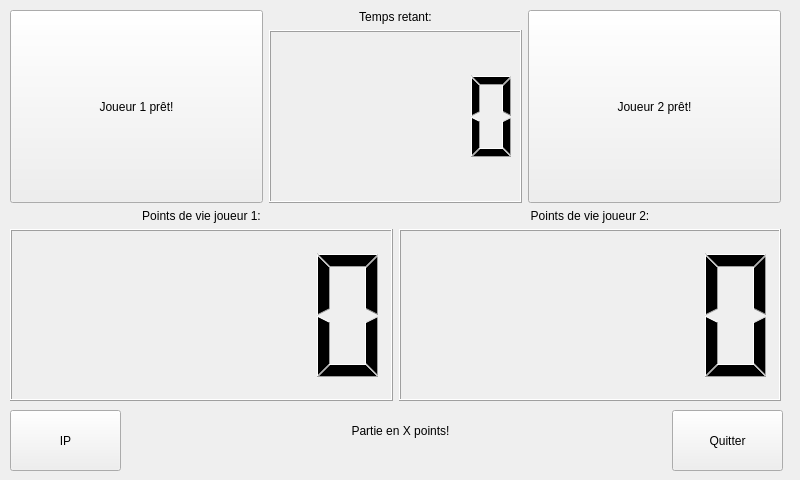
<?xml version="1.0" encoding="UTF-8"?>
<ui version="4.0">
 <class>W_MenuDeJeu</class>
 <widget class="QWidget" name="W_MenuDeJeu">
  <property name="geometry">
   <rect>
    <x>0</x>
    <y>0</y>
    <width>800</width>
    <height>480</height>
   </rect>
  </property>
  <property name="windowTitle">
   <string>Form</string>
  </property>
  <widget class="QPushButton" name="pbQuitter">
   <property name="geometry">
    <rect>
     <x>672</x>
     <y>410</y>
     <width>111</width>
     <height>61</height>
    </rect>
   </property>
   <property name="text">
    <string>Quitter</string>
   </property>
  </widget>
  <widget class="QWidget" name="verticalLayoutWidget_2">
   <property name="geometry">
    <rect>
     <x>10</x>
     <y>10</y>
     <width>771</width>
     <height>391</height>
    </rect>
   </property>
   <layout class="QVBoxLayout" name="verticalLayout_2">
    <item>
     <layout class="QVBoxLayout" name="verticalLayout">
      <item>
       <layout class="QHBoxLayout" name="horizontalLayout">
        <item>
         <widget class="QPushButton" name="bpJ1Pret">
          <property name="sizePolicy">
           <sizepolicy hsizetype="Minimum" vsizetype="Expanding">
            <horstretch>0</horstretch>
            <verstretch>0</verstretch>
           </sizepolicy>
          </property>
          <property name="text">
           <string>Joueur 1 prêt!</string>
          </property>
         </widget>
        </item>
        <item>
         <layout class="QVBoxLayout" name="verticalLayout_3">
          <item>
           <widget class="QLabel" name="lTimer">
            <property name="text">
             <string>Temps retant:</string>
            </property>
            <property name="alignment">
             <set>Qt::AlignCenter</set>
            </property>
           </widget>
          </item>
          <item>
           <widget class="QLCDNumber" name="lnTimer">
            <property name="sizePolicy">
             <sizepolicy hsizetype="Minimum" vsizetype="Expanding">
              <horstretch>0</horstretch>
              <verstretch>0</verstretch>
             </sizepolicy>
            </property>
           </widget>
          </item>
         </layout>
        </item>
        <item>
         <widget class="QPushButton" name="bpJ2Pret">
          <property name="sizePolicy">
           <sizepolicy hsizetype="Minimum" vsizetype="Expanding">
            <horstretch>0</horstretch>
            <verstretch>0</verstretch>
           </sizepolicy>
          </property>
          <property name="text">
           <string>Joueur 2 prêt!</string>
          </property>
         </widget>
        </item>
       </layout>
      </item>
     </layout>
    </item>
    <item>
     <layout class="QGridLayout" name="gridLayout">
      <item row="0" column="0">
       <widget class="QLabel" name="lJ1">
        <property name="text">
         <string>Points de vie joueur 1:</string>
        </property>
        <property name="alignment">
         <set>Qt::AlignCenter</set>
        </property>
       </widget>
      </item>
      <item row="1" column="0">
       <widget class="QLCDNumber" name="lnPointsJ1"/>
      </item>
      <item row="0" column="1">
       <widget class="QLabel" name="lJ2">
        <property name="text">
         <string>Points de vie joueur 2:</string>
        </property>
        <property name="alignment">
         <set>Qt::AlignCenter</set>
        </property>
       </widget>
      </item>
      <item row="1" column="1">
       <widget class="QLCDNumber" name="lnPointsJ2">
        <property name="sizePolicy">
         <sizepolicy hsizetype="Minimum" vsizetype="Expanding">
          <horstretch>0</horstretch>
          <verstretch>0</verstretch>
         </sizepolicy>
        </property>
       </widget>
      </item>
     </layout>
    </item>
   </layout>
  </widget>
  <widget class="QWidget" name="verticalLayoutWidget_3">
   <property name="geometry">
    <rect>
     <x>210</x>
     <y>400</y>
     <width>381</width>
     <height>61</height>
    </rect>
   </property>
   <layout class="QVBoxLayout" name="verticalLayout_4">
    <item>
     <widget class="QLabel" name="lPartie">
      <property name="text">
       <string>Partie en X points!</string>
      </property>
      <property name="alignment">
       <set>Qt::AlignCenter</set>
      </property>
     </widget>
    </item>
   </layout>
  </widget>
  <widget class="QPushButton" name="pbPrintIP">
   <property name="geometry">
    <rect>
     <x>10</x>
     <y>410</y>
     <width>111</width>
     <height>61</height>
    </rect>
   </property>
   <property name="text">
    <string>IP</string>
   </property>
  </widget>
 </widget>
 <resources/>
 <connections/>
</ui>
